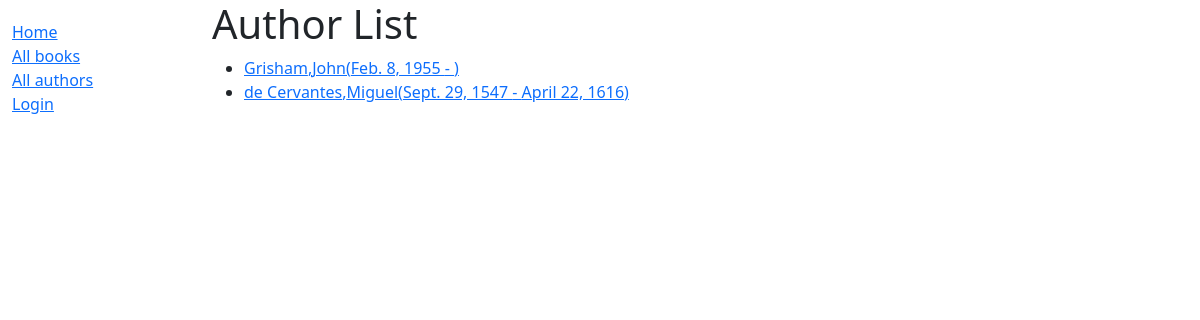
Screenshot of /catalog/authors/ with the database file from the repository.
### catalog/models.py (models this page shows, shortened)
class Author(models.Model):
    first_name = models.CharField(max_length=100)
    last_name = models.CharField(max_length=100)
    date_of_birth = models.DateField(null=True, blank=True)
    date_of_death = models.DateField('Died', null=True, blank=True)
    class Meta:
        ordering = ['last_name', 'first_name']

### catalog/views.py (the view)
# urls.py: path('authors/', views.AuthorListView.as_view(), name='authors'),
class AuthorListView(generic.ListView):
    model = Author
    paginate_by = 10

### catalog/templates/catalog/author_list.html
{% extends "catalog/layout.html" %}
{% block content %}
  <h1>Author List</h1>
  {% if author_list %}
  <ul>
    {% for author in author_list %}
      <li>
        <a href="{% url 'catalog:author-detail' author.id %}">{{ author.last_name}},{{ author.first_name}}({{author.date_of_birth}} - {% if author.date_of_death %}{{author.date_of_death}}{% endif %})
      </li>
    {% endfor %}
  </ul>
  {% else %}
    <p>There are no authors in the library.</p>
  {% endif %}
{% endblock %}

### rows the page displays
Author: last_name "Grisham", first_name "John", date_of_birth "Feb. 8, 1955"
Author: last_name "de Cervantes", first_name "Miguel", date_of_birth "Sept. 29, 1547", date_of_death "April 22, 1616"
